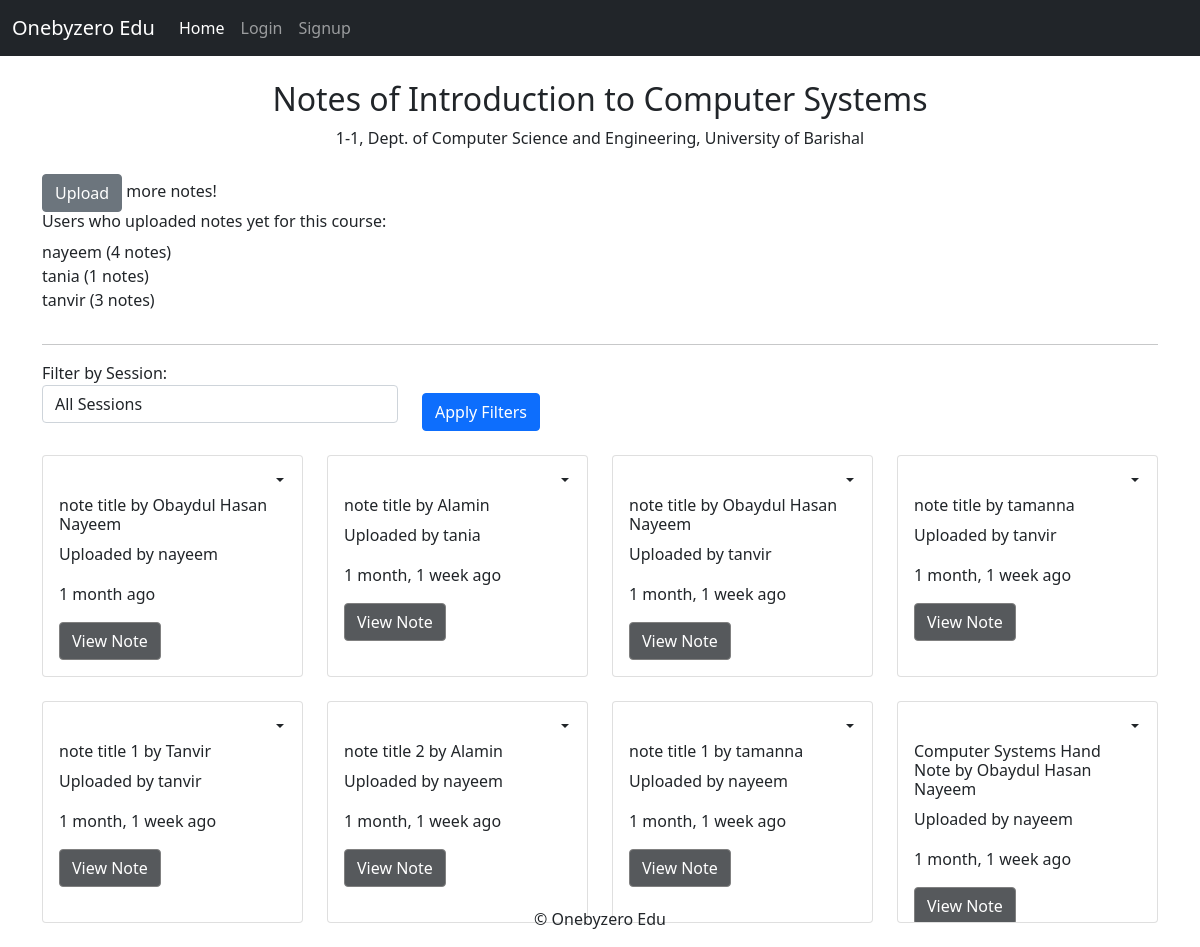
Page /study/view_notes/1/ on the committed database.
### study/models.py (models this page shows, shortened)
class Course(models.Model):
    title = models.CharField(max_length=100)
    code = models.CharField(max_length=10)
    credit = models.DecimalField(max_digits=4, decimal_places=2)
    department = models.ForeignKey(Department, on_delete=models.CASCADE)
    university = models.ForeignKey(University, on_delete=models.CASCADE, default=1)
    year = models.PositiveIntegerField()
    semester = models.PositiveIntegerField()
    syllabus = models.TextField(blank=True, null=True)

class Department(models.Model):
    name = models.CharField(max_length=100)
    university = models.ForeignKey(University, on_delete=models.CASCADE)
    ambassadors = models.ManyToManyField(User, blank=True)

class University(models.Model):
    name = models.CharField(max_length=100)

class NoteModel(models.Model):
    university = models.ForeignKey(University, on_delete=models.CASCADE)
    department = models.ForeignKey(Department, on_delete=models.CASCADE)
    year = models.PositiveIntegerField(choices=YEAR_CHOICES)
    semester = models.PositiveIntegerField(choices=SEMESTER_CHOICES)
    course = models.ForeignKey(Course, on_delete=models.CASCADE)
    session = models.CharField(choices=SESSION_CHOICES, max_length=50)
    note_title = models.CharField(max_length=200)
    note_author = models.CharField(max_length=100)
    note_file = models.FileField(upload_to='study/notes/',
        validators=[FileExtensionValidator(allowed_extensions=['pdf', 'jpg', 'png', 'jpeg'])])
    upload_time = models.DateTimeField(auto_now_add=True)
    uploaded_by = models.ForeignKey(User, on_delete=models.CASCADE)
    feedback = models.TextField(blank=True, null=True)

### study/views.py (the view)
# urls.py: path('view_notes/<int:course_id>/', views.view_notes, name='view_notes'),
def view_notes(request, course_id):
    course = get_object_or_404(Course, pk=course_id)
    notes = NoteModel.objects.filter(course=course).order_by('-upload_time')
    session_filter = request.GET.get('session')
    exam_name_filter = request.GET.get('exam_name')
    if session_filter:
        notes = notes.filter(session=session_filter)
    all_uploaders = NoteModel.objects.filter(course=course_id).values_list('uploaded_by__username', flat=True).distinct()
    users_with_note_count = (
        NoteModel.objects
        .filter(course=course)
        .values('uploaded_by__username')
        .annotate(note_count=Count('uploaded_by__username'))
    )
    context = {
        'notes': notes,
        'course': course,
        'all_uploaders': all_uploaders,
        'users_with_note_count': users_with_note_count
    }
    return render(request, 'resources/notes/view_notes.html', context)

### study/templatetags/time_filters.py (called while the page is built)
@register.filter(name='time_ago')
def time_ago(value):
    if isinstance(value, datetime.datetime):
        return timesince(value, now())
    return value  # Return the original value if it's not a datetime object

### study/templates/resources/notes/view_notes.html (shortened to what this page needs)
{% extends "base.html" %}
{% load time_filters %}
{% load static %}
{% block content %}
    <div class="container mt-4">
        <div class="text-center">
            <h2>Notes of {{ course.title }}</h2>
            <p>{{ course.semester }}-{{ course.year }},
                Dept. of {{ course.department.name }},
                {{ course.university.name }}</p>
        </div>
        <div class="row justify-content-between align-items-center mt-4">
            <div>
                <a href="{% url 'add_note' %}" class="btn btn-secondary mr-2">Upload</a>
                <span>more notes!</span>
            </div>
            <div>
                <h6>Users who uploaded notes yet for this course:</h6>
                <ul class="list-unstyled">
                    {% for user_info in users_with_note_count %}
                        <li>{{ user_info.uploaded_by__username }} ({{ user_info.note_count }} notes)</li>
                    {% empty %}
                        <li>No users have uploaded notes for this course.</li>
                    {% endfor %}
                </ul>
            </div>
        </div>
        <hr>
        <form method="GET" class="mb-4">
            <div class="row align-items-end">
                <div class="col-md-4 mb-2">
                    <label for="sessionFilter">Filter by Session:</label>
                    <select name="session" id="sessionFilter" class="form-control">
                        <option value="">All Sessions</option>
                    </select>
                </div>
                <div class="col-md-4">
                    <button type="submit" class="btn btn-primary btn-block">Apply Filters</button>
                </div>
            </div>
        </form>
        <div class="row">
            {% for i in notes %}
                <div class="col-md-3 mb-4">
                    <div class="card">
                        <div class="card-body" style="height: 220px; overflow: hidden;">
                            <div  class="dropdown dropleft" style="position: absolute; top: 5px; right: 5px;">
                                <button class="btn dropdown-toggle" type="button" id="dropdownMenuButton" data-bs-toggle="dropdown" aria-haspopup="true" aria-expanded="false">
                                </button>
                            </div>
<button class="btn btn-link" id="loveBtn{{ i.id }}" onclick="handleLoveClick({{ i.id }})">
</button>
                            <h6 class="card-title">{{ i.note_title }} by {{ i.note_author }}</h6>
                            <p class="card-text">Uploaded by {{ i.uploaded_by.username }}</p>
                            <p>{{ i.upload_time|time_ago }} ago</p>
                            <a href="{{ i.note_file.url }}" target="_blank" class="btn btn-primary  view-btn" data-toggle="modal" data-target="#imageModal{{ i.id }}">
                                 View Note
                            </a>
                        </div>
                    </div>
                </div>
            {% empty %}
                <p class="col-12 text-center">No notes available.</p>
            {% endfor %}
        </div>
    </div>
{% endblock %}

### templates/base.html (style rules this page uses)
.view-btn { background-color: #56595C; border-color: gray; }

### rows in the picture
Course: title "Introduction to Computer Systems", semester "1", year "1", department.name "Computer Science and Engineering", university.name "University of Barishal"
NoteModel: note_title "note title", note_author "Obaydul Hasan Nayeem", uploaded_by.username "nayeem", upload_time "1 month"
NoteModel: note_title "note title", note_author "Alamin", uploaded_by.username "tania", upload_time "1 month, 1 week"
NoteModel: note_title "note title", note_author "Obaydul Hasan Nayeem", uploaded_by.username "tanvir", upload_time "1 month, 1 week"
NoteModel: note_title "note title", note_author "tamanna", uploaded_by.username "tanvir", upload_time "1 month, 1 week"
NoteModel: note_title "note title 1", note_author "Tanvir", uploaded_by.username "tanvir", upload_time "1 month, 1 week"
NoteModel: note_title "note title 2", note_author "Alamin", uploaded_by.username "nayeem", upload_time "1 month, 1 week"
NoteModel: note_title "note title 1", note_author "tamanna", uploaded_by.username "nayeem", upload_time "1 month, 1 week"
NoteModel: note_title "Computer Systems Hand Note", note_author "Obaydul Hasan Nayeem", uploaded_by.username "nayeem", upload_time "1 month, 1 week"

### other values in the picture
{{ user_info.uploaded_by__username }} "nayeem"
{{ user_info.note_count }} "4"
{{ user_info.uploaded_by__username }} "tania" "tanvir"
{{ user_info.note_count }} "1" "3"
